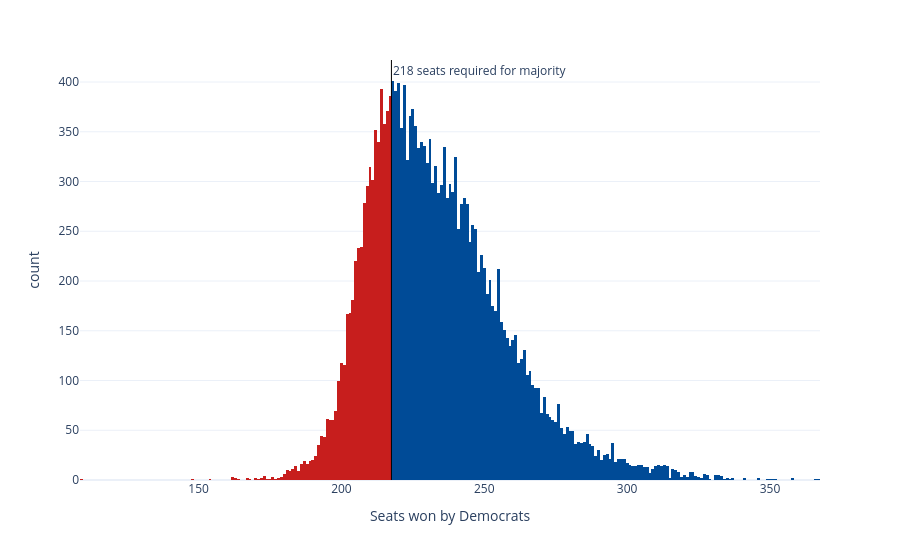

The notebook cell this image was saved under:
### Code cell
sims_hist = px.histogram(seat_sims, x='seats', nbins=np.unique(seat_sims['seats']).shape[0]*2, color='winner',
                         color_discrete_map={'Democrats': '#004b97', 'Republicans': '#c71e1d'},
                         labels={'seats':'Seats won by Democrats', 'winner': 'Winner'}, template='plotly_white')
sims_hist.update_traces(showlegend=False)
sims_hist.add_vline(x=217.5, line_width=1, line_color='black', annotation_text='218 seats required for majority', 
                    annotation_position='top right')
sims_hist

### Figure 1 — Plotly figure (JSON) as saved in the notebook; plotly's stock layout.template omitted (floating-point values rounded to 4 significant figures; data arrays with more than 128 entries replaced by an {"elided": "..."} marker saying what was removed)
{"data": [{"bingroup": "x", "hovertemplate": "Winner=Democrats<br>Seats won by Democrats=%{x}<br>count=%{y}<extra></extra>", "legendgroup": "Democrats", "marker": {"color": "#004b97", "pattern": {"shape": ""}}, "name": "Democrats", "nbinsx": 368, "orientation": "v", "showlegend": false, "type": "histogram", "x": {"elided": "14496 int values"}, "xaxis": "x", "yaxis": "y"}, {"bingroup": "x", "hovertemplate": "Winner=Republicans<br>Seats won by Democrats=%{x}<br>count=%{y}<extra></extra>", "legendgroup": "Republicans", "marker": {"color": "#c71e1d", "pattern": {"shape": ""}}, "name": "Republicans", "nbinsx": 368, "orientation": "v", "showlegend": false, "type": "histogram", "x": {"elided": "5504 int values"}, "xaxis": "x", "yaxis": "y"}], "layout": {"annotations": [{"showarrow": false, "text": "218 seats required for majority", "x": 217.5, "xanchor": "left", "xref": "x", "y": 1, "yanchor": "top", "yref": "y domain"}], "barmode": "relative", "legend": {"title": {"text": "Winner"}, "tracegroupgap": 0}, "margin": {"t": 60}, "shapes": [{"line": {"color": "black", "width": 1}, "type": "line", "x0": 217.5, "x1": 217.5, "xref": "x", "y0": 0, "y1": 1, "yref": "y domain"}], "xaxis": {"anchor": "y", "domain": [0, 1], "title": {"text": "Seats won by Democrats"}}, "yaxis": {"anchor": "x", "domain": [0, 1], "title": {"text": "count"}}}}
